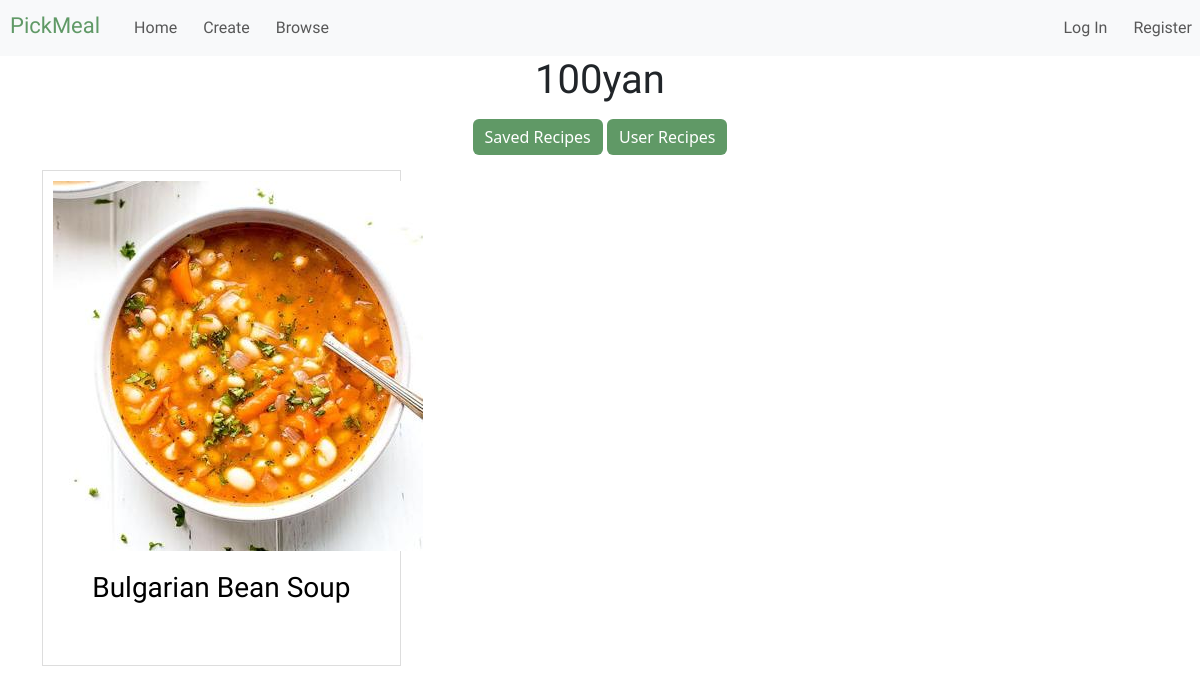
/user/2, run on an earlier commit of the app's database.
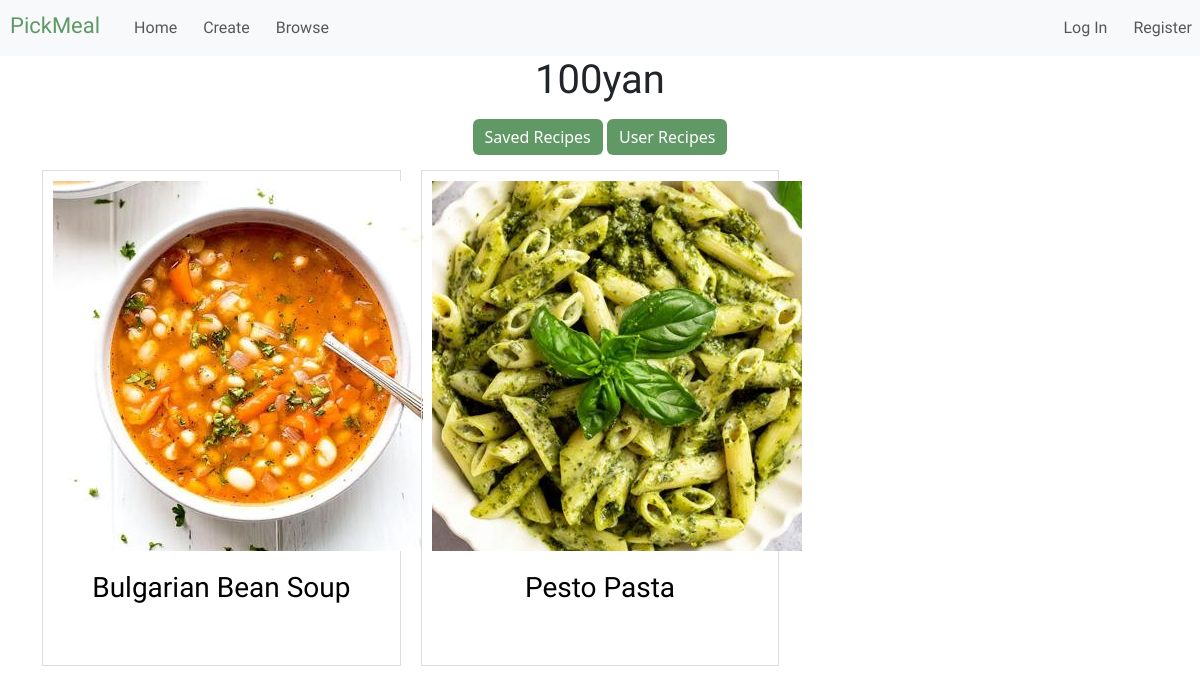
And on a later commit of the database.
### meal_app/models.py (models this page shows, shortened)
class User(AbstractUser):
    email = models.EmailField(unique=True)
    saved_recipes = models.ManyToManyField('Recipe', related_name='users_who_saved')
    def __str__(self) -> str:
        return self.username

class Recipe(models.Model):
    created_by = models.ForeignKey(User, on_delete=models.CASCADE, blank=True, null=True)
    spoonacular_id = models.IntegerField(blank=True, null=True)
    title = models.CharField(max_length=75)
    added_on = models.DateTimeField(auto_now=True)

class RecipeDetails(models.Model):
    recipe = models.OneToOneField(Recipe, on_delete=models.CASCADE)
    ingredients = models.TextField(blank=True)
    instructions = models.TextField(blank=True, null=True)
    description = models.CharField(blank=True, max_length=10000)
    cooking_time = models.SmallIntegerField()
    servings = models.SmallIntegerField(blank=True)
    image = models.URLField(blank=True, null=True)
    upload_image = models.ImageField(upload_to=upload_location, blank=True, null=True)

### meal_app/views.py (the view)
# urls.py: path('user/<int:id>', views.user, name='user'),
def user(request, id):
    recipes_saved = Recipe.objects.filter(users_who_saved=id)
    user_recipes = Recipe.objects.filter(created_by=id)
    user = User.objects.get(pk=id)
    return render(request,
                  'user.html',
                  context={
                    'profile': user,
                    'recipes': recipes_saved,
                    'user_recipes': user_recipes
                    })

### meal_app/templates/user.html (shortened to what this page needs)
{% extends 'layout.html' %}
{% load static %}
{% block body %}
<div class="container user-container">
    <h1>{{ profile }}</h1>
    <div>
        <button class="btn btn-primary" id="show-saved">Saved Recipes</button>
        <button class="btn btn-primary" id="show-user">User Recipes</button>
    </div>
    <div id="user-recipes">
        {% for recipe in user_recipes %}
            <article>
                <a href="{% url 'recipe' recipe_id=recipe.id %}" class="recipe-listing-link">
                    <div class="recipe-image">
                        <img class="recipe-listing-img" src="{{ recipe.recipedetails.upload_image.url }}" alt="recipe-image">
                    </div>
                    <div class="recipe-content">
                        <h3 class="recipe-title">{{ recipe.title }}</h3>
                    </div>
                </a>
            </article>
        {% endfor %}
    </div>
</div>
{% endblock %}

### meal_app/templates/layout.html (shortened to what this page needs)
{% load static %}
<!DOCTYPE html>
<html lang="en">
<head>
    <link href="https://cdn.jsdelivr.net/npm/bootstrap@5.3.2/dist/css/bootstrap.min.css" rel="stylesheet">
    <link rel="stylesheet" type="text/css" href="{% static 'styles.css' %}">
  <body>
    <nav class="navbar navbar-expand-lg navbar-light bg-light">
        <a class="navbar-brand" href="{% url 'home' %}">PickMeal</a>
        <div class="collapse navbar-collapse" id="navbarToggleExternalContent">
          <ul class="navbar-nav me-auto mb-2 mb-lg-0">
            <li class="nav-item">
              <a class="nav-link" data-url="home" href="{% url 'home' %}">Home</a>
            </li>
            <li class="nav-item">
              <a class="nav-link" data-url="create" href="{% url 'new_recipe' %}">Create</a>
            </li>
            <li class="nav-item">
              <a class="nav-link" data-url="browse" href="{% url 'browse' %}">Browse</a>
            </li>
          </ul>
          <ul class="navbar-nav mr-right mt-2 mt-lg-0">
              {% if user.is_authenticated %}
                <li class="nav-item">
                  <a class="nav-link" data-url="user" href="{% url 'user' id=user.id %}"><b>{{ user }}</b></a>
                </li>
                <li class="nav-item">
                  <a class="nav-link" href="{% url 'logout' %}">Log Out</a>
                </li>
              {% else %}
                <li class="nav-item">
                  <a class="nav-link" data-url="login" href="{% url 'login' %}">Log In</a>
                </li>
                <li class="nav-item">
                  <a class="nav-link" data-url="register" href="{% url 'register' %}">Register</a>
                </li>
              {% endif %}
          </ul>
        </div>
      </nav>
    {% block body %}
    {% endblock %}
</body>
</html>

### meal_app/static/styles.css (style rules this page uses)
body { height: fit-content; }
a, u { text-decoration: none; }
.navbar-brand { font-size: 22px; font-family: 'Agbalumo', cursive; color: #609966!important; padding: 0 0 6px 10px; }
.nav-item, #recipe-title, h4, h1, h2, h3 { font-family: 'Paytone One'; }
.nav-item { margin-left: 10px; }
.btn { background-color: #609966!important; border: none; }
article { border: 1px solid #ddd; padding: 10px; text-align: center; }
.recipe-title { font-family: 'Paytone One'; margin: 10px 10px 35px; }
.recipe-content { padding: 10px; }
.recipe-listing-link { color: black; }
.user-container { text-align: center; margin: auto; }
.user-container h1, .user-container button { margin-bottom: 15px; }
#user-recipes { display: grid; grid-template-columns: repeat(auto-fill, minmax(30%, 3fr)); gap: 20px; margin-bottom: 30px; }
article { position: relative; padding-bottom: 15px; }

What changed in the data, as far as the page shows it:
added Recipe: recipedetails.upload_image (picture), title "Pesto Pasta"
